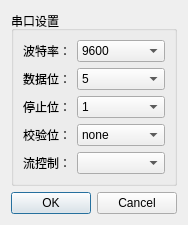
<?xml version="1.0" encoding="UTF-8"?>
<ui version="4.0">
 <class>SerialSettingDialog</class>
 <widget class="QDialog" name="SerialSettingDialog">
  <property name="geometry">
   <rect>
    <x>0</x>
    <y>0</y>
    <width>174</width>
    <height>200</height>
   </rect>
  </property>
  <property name="windowTitle">
   <string>Dialog</string>
  </property>
  <layout class="QVBoxLayout" name="verticalLayout">
   <item>
    <widget class="QGroupBox" name="groupBox">
     <property name="title">
      <string>串口设置</string>
     </property>
     <layout class="QHBoxLayout" name="horizontalLayout">
      <item>
       <layout class="QFormLayout" name="formLayout">
        <item row="0" column="0">
         <widget class="QLabel" name="botelvLabel">
          <property name="text">
           <string>波特率：</string>
          </property>
         </widget>
        </item>
        <item row="0" column="1">
         <widget class="QComboBox" name="cb_baud_rate">
          <item>
           <property name="text">
            <string>9600</string>
           </property>
          </item>
          <item>
           <property name="text">
            <string>19200</string>
           </property>
          </item>
          <item>
           <property name="text">
            <string>57600</string>
           </property>
          </item>
          <item>
           <property name="text">
            <string>115200</string>
           </property>
          </item>
          <item>
           <property name="text">
            <string>27600</string>
           </property>
          </item>
         </widget>
        </item>
        <item row="1" column="0">
         <widget class="QLabel" name="Label">
          <property name="text">
           <string>数据位：</string>
          </property>
         </widget>
        </item>
        <item row="1" column="1">
         <widget class="QComboBox" name="cb_data">
          <item>
           <property name="text">
            <string>5</string>
           </property>
          </item>
          <item>
           <property name="text">
            <string>6</string>
           </property>
          </item>
          <item>
           <property name="text">
            <string>7</string>
           </property>
          </item>
          <item>
           <property name="text">
            <string>8</string>
           </property>
          </item>
          <item>
           <property name="text">
            <string>9</string>
           </property>
          </item>
         </widget>
        </item>
        <item row="3" column="0">
         <widget class="QLabel" name="Label_2">
          <property name="text">
           <string>校验位：</string>
          </property>
         </widget>
        </item>
        <item row="3" column="1">
         <widget class="QComboBox" name="cb_parity">
          <item>
           <property name="text">
            <string>none</string>
           </property>
          </item>
          <item>
           <property name="text">
            <string>odd</string>
           </property>
          </item>
          <item>
           <property name="text">
            <string>even</string>
           </property>
          </item>
         </widget>
        </item>
        <item row="4" column="0">
         <widget class="QLabel" name="Label_3">
          <property name="text">
           <string>流控制：</string>
          </property>
         </widget>
        </item>
        <item row="4" column="1">
         <widget class="QComboBox" name="cb_flow_control"/>
        </item>
        <item row="2" column="0">
         <widget class="QLabel" name="Label_4">
          <property name="text">
           <string>停止位：</string>
          </property>
         </widget>
        </item>
        <item row="2" column="1">
         <widget class="QComboBox" name="cb_stop">
          <item>
           <property name="text">
            <string>1</string>
           </property>
          </item>
          <item>
           <property name="text">
            <string>0</string>
           </property>
          </item>
         </widget>
        </item>
       </layout>
      </item>
     </layout>
    </widget>
   </item>
   <item>
    <widget class="QDialogButtonBox" name="dialogButtonBox">
     <property name="orientation">
      <enum>Qt::Horizontal</enum>
     </property>
     <property name="standardButtons">
      <set>QDialogButtonBox::Cancel|QDialogButtonBox::Ok</set>
     </property>
    </widget>
   </item>
  </layout>
 </widget>
 <resources/>
 <connections>
  <connection>
   <sender>dialogButtonBox</sender>
   <signal>accepted()</signal>
   <receiver>SerialSettingDialog</receiver>
   <slot>accept()</slot>
   <hints>
    <hint type="sourcelabel">
     <x>248</x>
     <y>254</y>
    </hint>
    <hint type="destinationlabel">
     <x>157</x>
     <y>274</y>
    </hint>
   </hints>
  </connection>
  <connection>
   <sender>dialogButtonBox</sender>
   <signal>rejected()</signal>
   <receiver>SerialSettingDialog</receiver>
   <slot>reject()</slot>
   <hints>
    <hint type="sourcelabel">
     <x>316</x>
     <y>260</y>
    </hint>
    <hint type="destinationlabel">
     <x>286</x>
     <y>274</y>
    </hint>
   </hints>
  </connection>
 </connections>
</ui>
